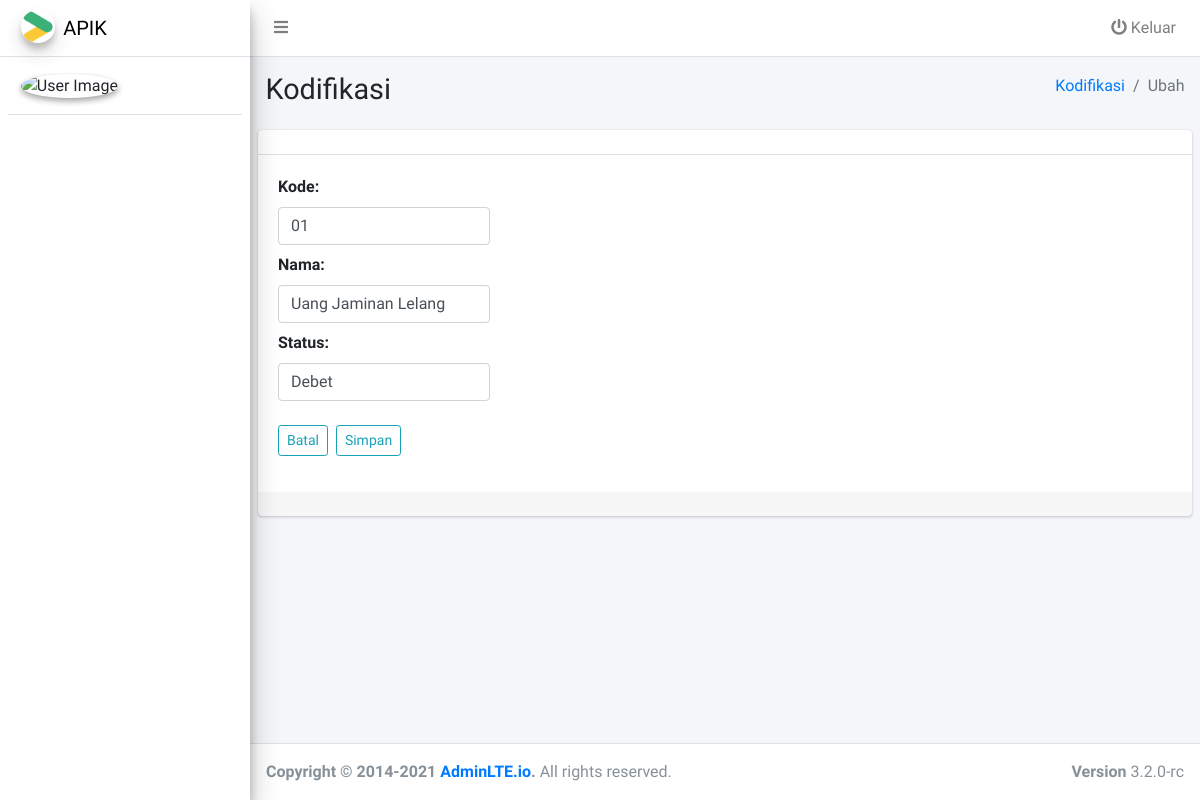
The app's page /kodifikasi/update-detail/1/1 with its own data.
### tables this page shows
CREATE TABLE `ref_jenis` (
  `id` int(11) NOT NULL,
  `kode` varchar(2) DEFAULT NULL,
  `nama` varchar(64) DEFAULT NULL,
  `ref_kelompok_id` int(11) DEFAULT NULL,
  `status` varchar(8) DEFAULT NULL
);

### application/controllers/Kodifikasi.php (called while the page is built, shortened)
<?php
class Kodifikasi extends CI_Controller
{
    public function __construct()
    {
        $this->load->model('Ref_kelompok_model', 'ref_kelompok_m');
        $this->load->model('Ref_jenis_model', 'ref_jenis_m');
    }
    public function update_detail($id, $ref_kelompok_id)
    {
        $data['ref_kelompok_id'] = $ref_kelompok_id;
        $data['ref_jenis'] = $this->ref_jenis_m->getDetail($id);
        $this->load->view('template/header');
        $this->load->view('template/sidebar');
        $this->load->view('kodifikasi/update_detail', $data);
        $this->load->view('template/footer');
    }
}

### index.php (called while the page is built, shortened)
<?php
require_once BASEPATH.'core/CodeIgniter.php';

### application/models/Ref_jenis_model.php (called while the page is built, shortened)
<?php
class Ref_jenis_model extends CI_Model
{
    protected $_table = 'ref_jenis';
    public function getDetail($id)
    {
        return $this->db->get_where($this->_table, ['id' => $id])->row_array();
    }
}

### application/views/kodifikasi/update_detail.php (the view, shortened to what this page needs)
<div class="content-wrapper">
    <section class="content-header">
        <div class="container-fluid">
            <div class="row mb-2">
                <div class="col-sm-6">
                    <h1>Kodifikasi</h1>
                </div>
                <div class="col-sm-6">
                    <ol class="breadcrumb float-sm-right">
                        <li class="breadcrumb-item"><a href="#">Kodifikasi</a></li>
                        <li class="breadcrumb-item active">Ubah</li>
                    </ol>
                </div>
            </div>
        </div>
    </section>
    <section class="content">
        <div class="card">
            <div class="card-header">
            </div>
            <div class="card-body">
                <form action="" method="post" autocomplete="off">
                    <div class="row">
                        <div class="col-lg-3">
                            <div class="form-group mb-2">
                                <label for="">Kode:</label>
                                <input type="text" name="kode" class="form-control <?= form_error('kode') ? 'is-invalid' : ''; ?>" value="<?= $ref_jenis['kode']; ?>">
                            </div>
                            <div class="form-group mb-2">
                                <label for="">Nama:</label>
                                <input type="text" name="nama" class="form-control <?= form_error('nama') ? 'is-invalid' : ''; ?>" value="<?= $ref_jenis['nama']; ?>">
                            </div>
                            <div class="form-group mb-2">
                                <label for="">Status:</label>
                                <input type="text" name="status" class="form-control <?= form_error('status') ? 'is-invalid' : ''; ?>" value="<?= $ref_jenis['status']; ?>">
                            </div>
                        </div>
                    </div>
                    <div class="row mt-3">
                        <div class="col">
                            <div class="form-group">
                                <a href="<?= base_url('kodifikasi/detail/') . $ref_kelompok_id; ?>" class="btn btn-sm btn-outline-info">Batal</a>
                                <button type="submit" class="btn btn-sm btn-outline-info ml-1">Simpan</button>
                            </div>
                        </div>
                    </div>
                </form>
            </div>
            <div class="card-footer">
            </div>
        </div>
    </section>
</div>

### records on screen
ref_jenis: kode "01", nama "Uang Jaminan Lelang", status "Debet"
